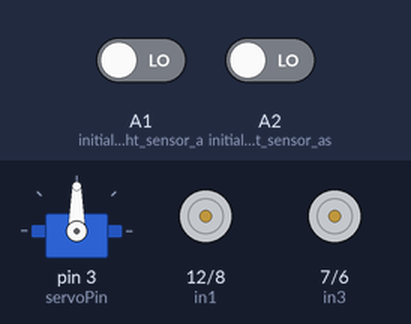
This sketch was run on a simulated Arduino Uno, built with avr-gcc and run on an emulated ATmega328P. Shown: servo, motor-driver pin pairs drawn as motors (green arrow = first pin HIGH = forward, orange = second pin HIGH = backward, longer = more drive, scaled by the enable pin). Inputs (shaded band) come from the test bench; at power-on: A1 (initialize_Right_sensor_a) LOW, A2 (initialize_Left_sensor_as) LOW.

Above: at 1.2 s.
1.3 s: A1 (initialize_Right_sensor_a) driven HIGH
At 1.9 s:
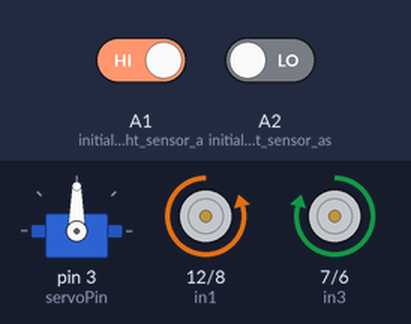
2.8 s: A2 (initialize_Left_sensor_as) driven HIGH
At 3.1 s:
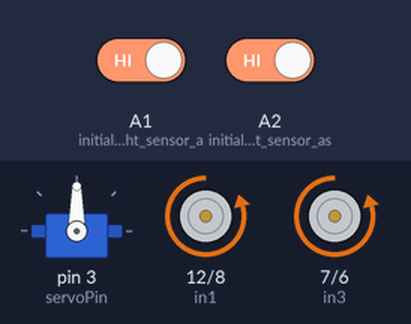
4.3 s: A1 (initialize_Right_sensor_a) driven LOW
At 5.4 s:
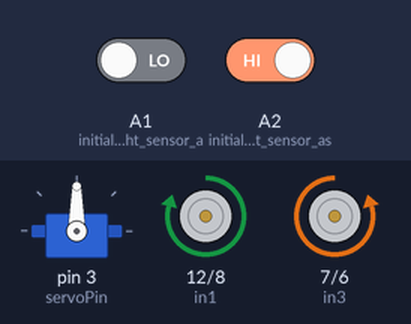
5.8 s: A2 (initialize_Left_sensor_as) driven LOW
At 7.15 s:
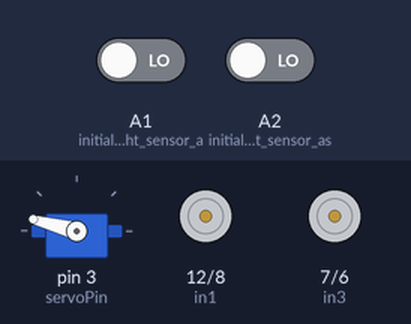
8.8 s: A1 (initialize_Right_sensor_a) driven HIGH
At 11.4 s:
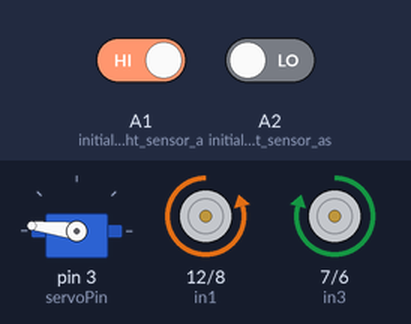
11.8 s: A2 (initialize_Left_sensor_as) driven HIGH
At 12.3 s:
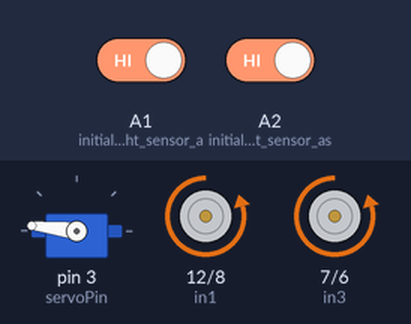
Timing chart, 0 to 14.3 s (numbered marks = the images above; inputs shaded):
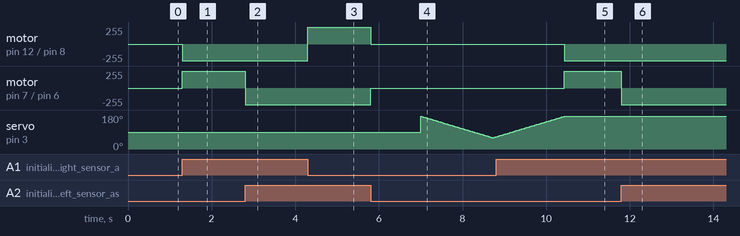

Measured:
- after the input at 1.3 s, motor on pin 12 (in1) / pin 8 (in2): stopped → backward 250/255 at once; motor on pin 7 (in3) / pin 6 (in4): stopped → forward 250/255 at once
- after the input at 2.8 s, motor on pin 7 (in3) / pin 6 (in4): forward 250/255 → backward 250/255 at once
- after the input at 4.3 s, motor on pin 12 (in1) / pin 8 (in2): backward 250/255 → forward 250/255 at once
- after the input at 5.8 s, motor on pin 12 (in1) / pin 8 (in2): forward 250/255 → stopped at once; motor on pin 7 (in3) / pin 6 (in4): backward 250/255 → stopped at once
- after the input at 8.8 s, motor on pin 12 (in1) / pin 8 (in2): stopped → backward 250/255 after 1.6 s; motor on pin 7 (in3) / pin 6 (in4): stopped → forward 250/255 after 1.6 s; servo on pin 3 (servoPin): goes on until 10.4 s, then stays 173°
- after the input at 11.8 s, motor on pin 7 (in3) / pin 6 (in4): forward 250/255 → backward 250/255 at once

The sketch:

main.ino
```cpp
// Arduino Code for following white line using IR sensor
// And initiating server motor to unload cargo up commpleting the track

#include <Servo.h>

#define in1 12
#define in2 8
#define in3 7
#define in4 6
#define enA 11
#define enB 5

int M1_Speed = 250; // speed of motor 1
int M2_Speed = 250; // speed of motor 2
int LeftRotationSpeed = 250; // Left Rotation Speed
int RightRotationSpeed = 250; // Right Rotation Speed

Servo servoMotor;
int servoPin = 3;
int initialAngle = 173;
int finalAngle = 60;
int pauseTime = 2000;
int stopTime = 3000;

unsigned long previousMillis = 0;
boolean stopped = false;

void setup() {
  pinMode(in1, OUTPUT);
  pinMode(in2, OUTPUT);
  pinMode(in3, OUTPUT);
  pinMode(in4, OUTPUT);
  servoMotor.attach(servoPin);
  pinMode(enA, OUTPUT);
  pinMode(enB, OUTPUT);
  pinMode(A2, INPUT); // initialize Left sensor as an input
  pinMode(A1, INPUT); // initialize Right sensor as an input
}

void loop() {
  int LEFT_SENSOR = digitalRead(A2);
  int RIGHT_SENSOR = digitalRead(A1);

  if (RIGHT_SENSOR == 1 && LEFT_SENSOR == 1) {
    forward(); // FORWARD
    stopped=true;
  } else if (RIGHT_SENSOR == 1 && LEFT_SENSOR == 0) {
    right(); // Move Right
    stopped=true;
  } else if (RIGHT_SENSOR == 0 && LEFT_SENSOR == 1) {
    left(); // Move Left
    stopped=true;
  } else if (RIGHT_SENSOR == 0 && LEFT_SENSOR == 0) {
    Stop(); // STOP
    stopped=false;
  }

  if (!stopped) {
    unsigned long currentMillis = millis();
    if (currentMillis - previousMillis >= stopTime) {
      stopped = true;
      previousMillis = currentMillis;
      Servorotate();
    }
  } else {
    unsigned long currentMillis = millis();
    if (currentMillis - previousMillis >= pauseTime) {
      stopped = false;
      previousMillis = currentMillis;
    }
  }
}

void forward() {
  digitalWrite(in1, LOW);
  digitalWrite(in2, HIGH);
  digitalWrite(in3, LOW);
  digitalWrite(in4, HIGH);
  analogWrite(enA, M1_Speed);
  analogWrite(enB, M2_Speed);
}

void right() {
  digitalWrite(in1, LOW);
  digitalWrite(in2, HIGH);
  digitalWrite(in3, HIGH);
  digitalWrite(in4, LOW);
  analogWrite(enA, LeftRotationSpeed);
  analogWrite(enB, RightRotationSpeed);
}

void left() {
  digitalWrite(in1, HIGH);
  digitalWrite(in2, LOW);
  digitalWrite(in3, LOW);
  digitalWrite(in4, HIGH);
  analogWrite(enA, LeftRotationSpeed);
  analogWrite(enB, RightRotationSpeed);
}

void Stop() {
  digitalWrite(in1, LOW);
  digitalWrite(in2, LOW);
  digitalWrite(in3, LOW);
  digitalWrite(in4, LOW);
}

void Servorotate() {
  for (int angle = initialAngle; angle >= finalAngle; angle--) {
    servoMotor.write(angle);
    delay(15); // Adjust the delay if needed for smoother rotation
  }

  for (int angle = finalAngle; angle <= initialAngle; angle++) {
    servoMotor.write(angle);
    delay(15); // Adjust the delay if needed for smoother rotation
  }
}
```
